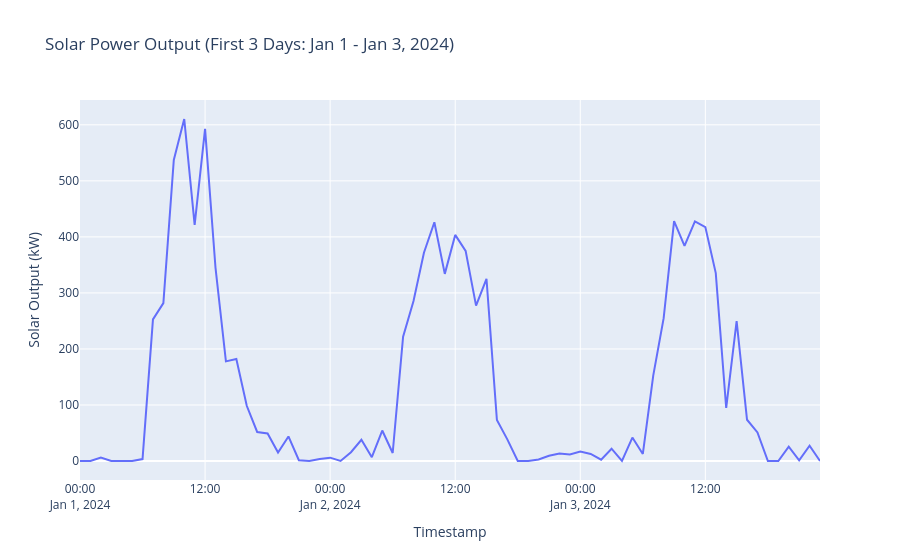

The notebook cell saved with this chart:
### Markdown cell above
### 2. Exploratory Data Analysis (EDA)
Check the data using `head()`, `info()`, `describe()`, and `isna().sum()`, then plot the first 3 days of solar output.

### Code cell
#Exploratory Data Analysis
raw_df = pd.read_csv("solar_weather_dataset.csv")

# 1. Preview the first 5 records
print("--- First 5 Rows ---")
print(raw_df.head())

# 2. Schema and data types
print("\n--- DataFrame Info ---")
raw_df.info()

# 3. Statistical summary
print("\n--- Summary Statistics ---")
print(raw_df.describe())

# 4. Check for missing values
print("\n--- Missing Values Count ---")
print(raw_df.isna().sum())

# 5. Quick line plot of first 3 days (first 72 hours)
sample_3days = raw_df.head(72)
fig_eda = px.line(
    sample_3days,
    x="timestamp",
    y="solar_output",
    title="Solar Power Output (First 3 Days: Jan 1 - Jan 3, 2024)",
    labels={"timestamp": "Timestamp", "solar_output": "Solar Output (kW)"}
)
fig_eda.show()

### Figure 1 — Plotly figure (JSON) as saved in the notebook; plotly's stock layout.template omitted (floating-point values rounded to 4 significant figures)
{"data": [{"hovertemplate": "Timestamp=%{x}<br>Solar Output (kW)=%{y}<extra></extra>", "legendgroup": "", "line": {"color": "#636efa", "dash": "solid"}, "marker": {"symbol": "circle"}, "mode": "lines", "name": "", "orientation": "v", "showlegend": false, "type": "scatter", "x": ["2024-01-01 00:00:00", "2024-01-01 01:00:00", "2024-01-01 02:00:00", "2024-01-01 03:00:00", "2024-01-01 04:00:00", "2024-01-01 05:00:00", "2024-01-01 06:00:00", "2024-01-01 07:00:00", "2024-01-01 08:00:00", "2024-01-01 09:00:00", "2024-01-01 10:00:00", "2024-01-01 11:00:00", "2024-01-01 12:00:00", "2024-01-01 13:00:00", "2024-01-01 14:00:00", "2024-01-01 15:00:00", "2024-01-01 16:00:00", "2024-01-01 17:00:00", "2024-01-01 18:00:00", "2024-01-01 19:00:00", "2024-01-01 20:00:00", "2024-01-01 21:00:00", "2024-01-01 22:00:00", "2024-01-01 23:00:00", "2024-01-02 00:00:00", "2024-01-02 01:00:00", "2024-01-02 02:00:00", "2024-01-02 03:00:00", "2024-01-02 04:00:00", "2024-01-02 05:00:00", "2024-01-02 06:00:00", "2024-01-02 07:00:00", "2024-01-02 08:00:00", "2024-01-02 09:00:00", "2024-01-02 10:00:00", "2024-01-02 11:00:00", "2024-01-02 12:00:00", "2024-01-02 13:00:00", "2024-01-02 14:00:00", "2024-01-02 15:00:00", "2024-01-02 16:00:00", "2024-01-02 17:00:00", "2024-01-02 18:00:00", "2024-01-02 19:00:00", "2024-01-02 20:00:00", "2024-01-02 21:00:00", "2024-01-02 22:00:00", "2024-01-02 23:00:00", "2024-01-03 00:00:00", "2024-01-03 01:00:00", "2024-01-03 02:00:00", "2024-01-03 03:00:00", "2024-01-03 04:00:00", "2024-01-03 05:00:00", "2024-01-03 06:00:00", "2024-01-03 07:00:00", "2024-01-03 08:00:00", "2024-01-03 09:00:00", "2024-01-03 10:00:00", "2024-01-03 11:00:00", "2024-01-03 12:00:00", "2024-01-03 13:00:00", "2024-01-03 14:00:00", "2024-01-03 15:00:00", "2024-01-03 16:00:00", "2024-01-03 17:00:00", "2024-01-03 18:00:00", "2024-01-03 19:00:00", "2024-01-03 20:00:00", "2024-01-03 21:00:00", "2024-01-03 22:00:00", "2024-01-03 23:00:00"], "xaxis": "x", "y": [0.0, 0.0, 6.285, 0.0, 0.0, 0.0, 3.427, 252.8, 281.9, 537.2, 610.4, 421.4, 592.8, 345.3, 177.8, 182.0, 98.48, 51.81, 49.26, 15.04, 43.81, 1.371, 0.0, 3.693, 5.94, 0.0, 15.74, 37.94, 6.823, 54.4, 14.28, 221.8, 285.5, 371.8, 426.2, 334.0, 403.5, 375.0, 277.3, 325.2, 73.29, 38.64, 0.0, 0.0, 2.615, 9.242, 13.24, 11.77, 16.99, 12.59, 2.347, 21.98, 0.0, 41.85, 12.57, 152.3, 254.9, 428.2, 383.9, 427.5, 417.5, 335.3, 94.65, 249.7, 73.62, 51.08, 0.0, 0.0, 25.55, 1.35, 27.37, 0.0], "yaxis": "y"}], "layout": {"legend": {"tracegroupgap": 0}, "title": {"text": "Solar Power Output (First 3 Days: Jan 1 - Jan 3, 2024)"}, "xaxis": {"anchor": "y", "domain": [0.0, 1.0], "title": {"text": "Timestamp"}}, "yaxis": {"anchor": "x", "domain": [0.0, 1.0], "title": {"text": "Solar Output (kW)"}}}}
